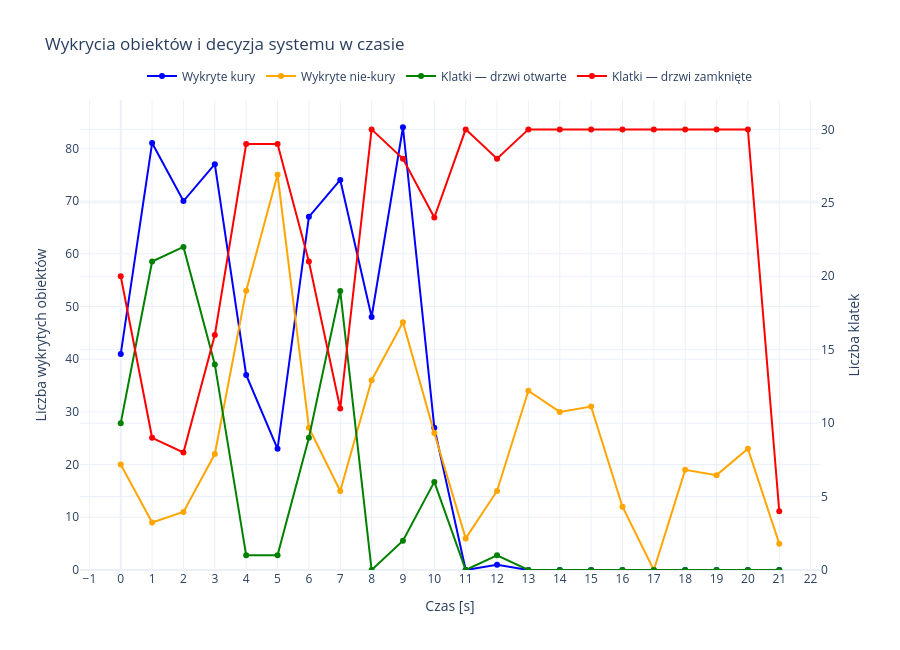

Write notebook code for a chart like this one.
### Code cell
fig = go.Figure()

fig.add_trace(
    go.Scatter(
        x=df["sekunda"],
        y=df["suma_wykrytych_kur"],
        mode="lines+markers",
        name="Wykryte kury",
        line=dict(color="blue"),
        marker=dict(color="blue"),
        hovertemplate=
            "Sekunda: %{x}<br>" +
            "Kury: %{y}<extra></extra>"
    )
)

fig.add_trace(
    go.Scatter(
        x=df["sekunda"],
        y=df["suma_wykrytych_nie_kur"],
        mode="lines+markers",
        name="Wykryte nie-kury",
        line=dict(color="orange"),
        marker=dict(color="orange"),
        hovertemplate=
            "Sekunda: %{x}<br>" +
            "Nie-kury: %{y}<extra></extra>"
    )
)


fig.add_trace(
    go.Scatter(
        x=df["sekunda"],
        y=df["klatki_otwarte"],
        mode="lines+markers",
        name="Klatki — drzwi otwarte",
        line=dict(color="green"),
        marker=dict(color="green"),
        yaxis="y2",
        hovertemplate=
            "Sekunda: %{x}<br>" +
            "Otwarte: %{y} klatek<extra></extra>"
    )
)


fig.add_trace(
    go.Scatter(
        x=df["sekunda"],
        y=df["klatki_zamkniete"],
        mode="lines+markers",
        name="Klatki — drzwi zamknięte",
        line=dict(color="red"),
        marker=dict(color="red"),
        yaxis="y2",
        hovertemplate=
            "Sekunda: %{x}<br>" +
            "Zamknięte: %{y} klatek<extra></extra>"
    )
)

fig.update_layout(

    title="Wykrycia obiektów i decyzja systemu w czasie",

    xaxis=dict(
        title="Czas [s]",
        dtick=1
    ),

    yaxis=dict(
        title="Liczba wykrytych obiektów",
        rangemode="tozero"
    ),

    yaxis2=dict(
        title="Liczba klatek",
        overlaying="y",
        side="right",
        rangemode="tozero",
        range=[
            0,
            df["liczba_klatek"].max() + 2
        ]
    ),

    hovermode="x unified",

    template="plotly_white",

    legend=dict(
        orientation="h",
        yanchor="bottom",
        y=1.02,
        xanchor="center",
        x=0.5
    ),

    height=650
)


fig.show()

### Figure 1 — Plotly figure (JSON) as saved in the notebook; plotly's stock layout.template omitted (floating-point values rounded to 4 significant figures)
{"data": [{"hovertemplate": "Sekunda: %{x}<br>Kury: %{y}<extra></extra>", "line": {"color": "blue"}, "marker": {"color": "blue"}, "mode": "lines+markers", "name": "Wykryte kury", "type": "scatter", "x": [0, 1, 2, 3, 4, 5, 6, 7, 8, 9, 10, 11, 12, 13, 14, 15, 16, 17, 18, 19, 20, 21], "y": [41, 81, 70, 77, 37, 23, 67, 74, 48, 84, 27, 0, 1, 0, 0, 0, 0, 0, 0, 0, 0, 0]}, {"hovertemplate": "Sekunda: %{x}<br>Nie-kury: %{y}<extra></extra>", "line": {"color": "orange"}, "marker": {"color": "orange"}, "mode": "lines+markers", "name": "Wykryte nie-kury", "type": "scatter", "x": [0, 1, 2, 3, 4, 5, 6, 7, 8, 9, 10, 11, 12, 13, 14, 15, 16, 17, 18, 19, 20, 21], "y": [20, 9, 11, 22, 53, 75, 27, 15, 36, 47, 26, 6, 15, 34, 30, 31, 12, 0, 19, 18, 23, 5]}, {"hovertemplate": "Sekunda: %{x}<br>Otwarte: %{y} klatek<extra></extra>", "line": {"color": "green"}, "marker": {"color": "green"}, "mode": "lines+markers", "name": "Klatki — drzwi otwarte", "type": "scatter", "x": [0, 1, 2, 3, 4, 5, 6, 7, 8, 9, 10, 11, 12, 13, 14, 15, 16, 17, 18, 19, 20, 21], "y": [10, 21, 22, 14, 1, 1, 9, 19, 0, 2, 6, 0, 1, 0, 0, 0, 0, 0, 0, 0, 0, 0], "yaxis": "y2"}, {"hovertemplate": "Sekunda: %{x}<br>Zamknięte: %{y} klatek<extra></extra>", "line": {"color": "red"}, "marker": {"color": "red"}, "mode": "lines+markers", "name": "Klatki — drzwi zamknięte", "type": "scatter", "x": [0, 1, 2, 3, 4, 5, 6, 7, 8, 9, 10, 11, 12, 13, 14, 15, 16, 17, 18, 19, 20, 21], "y": [20, 9, 8, 16, 29, 29, 21, 11, 30, 28, 24, 30, 28, 30, 30, 30, 30, 30, 30, 30, 30, 4], "yaxis": "y2"}], "layout": {"height": 650, "hovermode": "x unified", "legend": {"orientation": "h", "x": 0.5, "xanchor": "center", "y": 1.02, "yanchor": "bottom"}, "title": {"text": "Wykrycia obiektów i decyzja systemu w czasie"}, "xaxis": {"dtick": 1, "title": {"text": "Czas [s]"}}, "yaxis": {"rangemode": "tozero", "title": {"text": "Liczba wykrytych obiektów"}}, "yaxis2": {"overlaying": "y", "range": [0, 32], "rangemode": "tozero", "side": "right", "title": {"text": "Liczba klatek"}}}}
